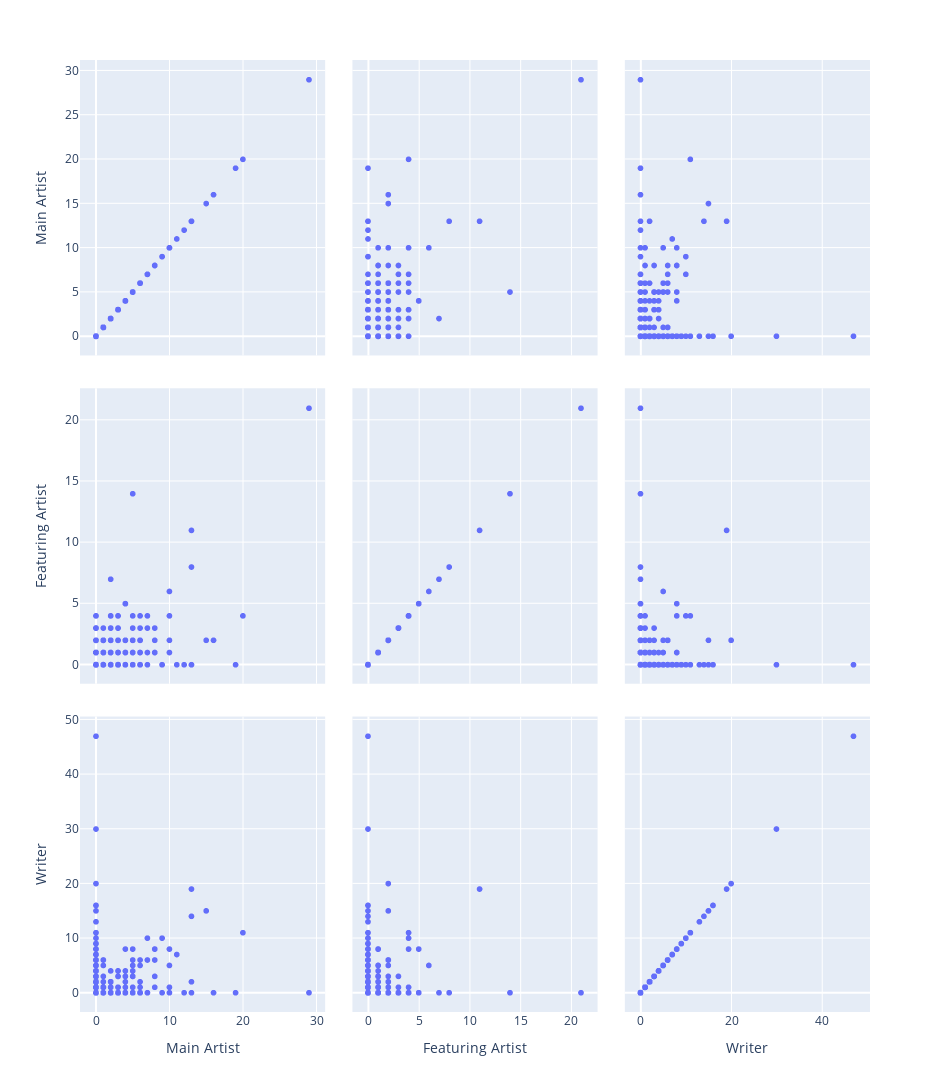

Notebook source saved alongside this figure:
### Code cell
import plotly.express as px
fig = px.scatter_matrix(df.drop("Name",axis=1),
width=950, height=1200)
fig.show()

### Figure 1 — Plotly figure (JSON) as saved in the notebook; plotly's stock layout.template omitted (floating-point values rounded to 4 significant figures; data arrays with more than 128 entries replaced by an {"elided": "..."} marker saying what was removed)
{"data": [{"dimensions": [{"axis": {"matches": true}, "label": "Main Artist", "values": {"elided": "1280 int values"}}, {"axis": {"matches": true}, "label": "Featuring Artist", "values": {"elided": "1280 int values"}}, {"axis": {"matches": true}, "label": "Writer", "values": {"elided": "1280 int values"}}], "hovertemplate": "%{xaxis.title.text}=%{x}<br>%{yaxis.title.text}=%{y}<extra></extra>", "legendgroup": "", "marker": {"color": "#636efa", "symbol": "circle"}, "name": "", "showlegend": false, "type": "splom"}], "layout": {"dragmode": "select", "height": 1200, "legend": {"tracegroupgap": 0}, "margin": {"t": 60}, "width": 950}}
